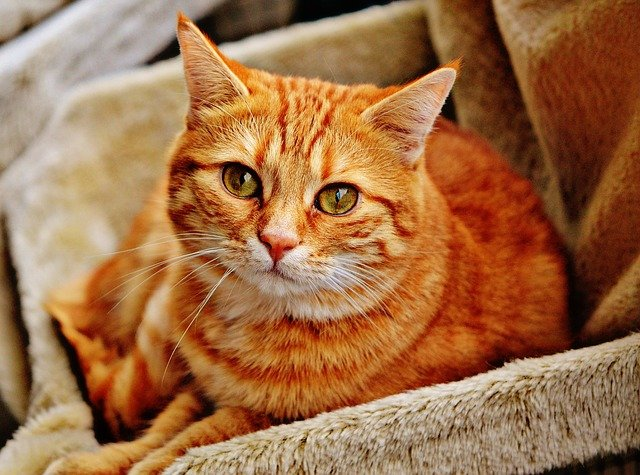
#> input picture jupyter/workspace/data/cat.png, 640 x 475 px
$ jupyter execute 'Image compression_kmeans.ipynb'   (shell and % lines are left out)
#> lines starting #> are read from the running program, lines starting #| are printed output that depends on the picture
# Image Compression using K-Means clustering

The goal is to use k-means clustering to compress the image to a lower level, reducing the size of the original image.

## How does the K-Means Clustering technique compress the image?

In a colored image, each pixel is of size 3 bytes (RGB), where each color can have intensity values from 0 to 255. Following combinatorics, the total number of colors which can be represented is 256x256x256 (equal to 16,777,216). Practically, we can visualize only a few colors in an image very less than the above number. So the k-Means Clustering algorithm takes advantage of the visual perception of the human eye and uses few colors to represent the image. Colors having different values of intensity that are RGB values seem the same to the human eye. The K-Means algorithm takes this advantage and clubs similar looking colors (which are close together in a cluster). Here’s an illustration of how this works:

It is observed that for some amount of changes in the RGB values the color resembles the same to a human eye. So k-Means clustering can group these two colors together and can be represented by a centroid point that has almost the same resemblance to a human eye.

If we have an image with initial dimension is 475x640 pixels. For each pixel, the image has 3-dimension representing RGB intensity values. The RGB intensity values range from 0 to 255. Since intensity value has 256 values (2**8), so the storage required to store each pixel value is 3x8 bits. The initial size of the image will be (475x640x3x8) bits.

Total number of color combination equals (256x256x256) ( equal to 16,777,216). As the human eye is not able to perceive so many numbers of colors at once, so the idea is to group similar colors together and use fewer colors to represent the image.

We will be using k-Means clustering to find k number of colors which will be representative of its similar colors. These k-colors will be centroid points from the algorithm. Then we will replace each pixel value with its centroid points. The color combination formed using only k values will be very less compared to the total color combination. We will try different values of k and observe the output image.

Several libraries will be used in this practice, including:
- skimage: https://scikit-image.org/
- sklearn: https://scikit-learn.org/stable/
- matplotlib: https://matplotlib.org/
- numpy: https://numpy.org/

[cell 1]
# run this if you haven't install the required libraries

[cell 2]
# load the libraries
from skimage import io
from sklearn.cluster import KMeans
import numpy as np

#enable the inline plotting, where the plots/graphs will be displayed just below the cell where your plotting commands are written

[cell 3]
# reading the cat image
cat_img = io.imread('data/cat.png')
#> cat_img is the input picture: shape (475, 640, 3); mean R, G, B 158.9, 109.1, 69.8

[cell 4]
# display the cat image
io.imshow(cat_img);

[cell 5]
# show the shape of the cat_img
cat_img.shape
#> Out = (475, 640, 3)

[cell 6]
# display the cat_img data
cat_img

[cell 7]
# define pre-processing image function
def preprocess_img(image):
    # get the height and width of the image
    rows, cols = image.shape[0], image.shape[1]
#> rows = 475; cols = 640

    # Gives a new shape to an array without changing its data.
    # Docs: https://numpy.org/doc/stable/reference/generated/numpy.reshape.html
    # reshape the image into a rows*cols with 3 columns array so that each row represents a pixel and the three columns represent the Red, Green, and Blue values.
    image = image.reshape(rows * cols, 3)

    return image, rows, cols

[cell 8]
# call the preprocess_img function
preprocessed_img, rows, cols  = preprocess_img(cat_img)
#> rows = 475; cols = 640

[cell 9]
# show the shape of the preprocessed_img
preprocessed_img.shape
#> Out = (304000, 3)

[cell 10]
# display the preprocessed_img data
preprocessed_img

[cell 11]
# define image_compression function
def image_compression(size, image):
    # size is the number of clusters
    kmeans = KMeans(n_clusters = size)
    # fit the data
    kmeans.fit(image)
    # Replace each pixel value with its nearby centroid:
    compressed_image = kmeans.cluster_centers_[kmeans.labels_]
    # Clip (limit) the values in an array
    # Docs: https://numpy.org/doc/stable/reference/generated/numpy.clip.html
    compressed_image = np.clip(compressed_image.astype('uint8'), 0, 255)

    return compressed_image

[cell 12]
# run the image compression using k-means clustering algorithm
k_size = 16 # size/number of clusters
compressed_img = image_compression(k_size, preprocessed_img)

[cell 13]
compressed_img.shape
#> Out = (304000, 3)

[cell 14]
# reshape the array to it's original shape (rows, cols, 3)
compressed_img = compressed_img.reshape(rows, cols, 3)
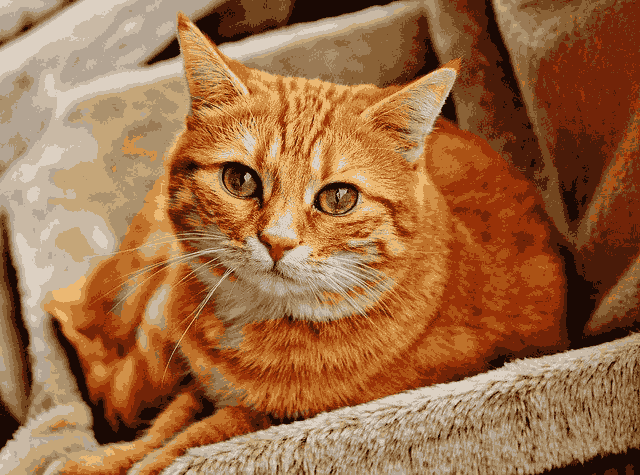
#> compressed_img: shape (475, 640, 3); mean of channels 0, 1, 2 158.3, 108.6, 69.2; drawn as R, G, B

compressed_img.shape
#> Out = (475, 640, 3)
